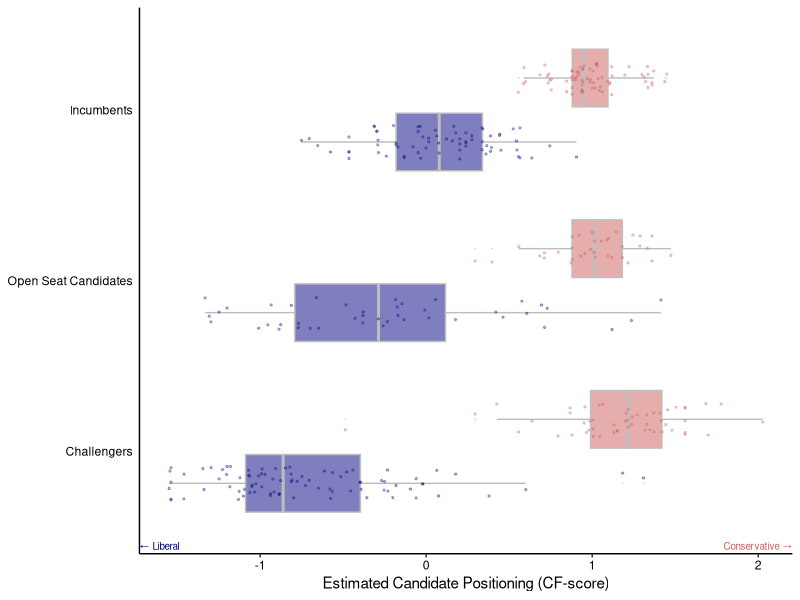
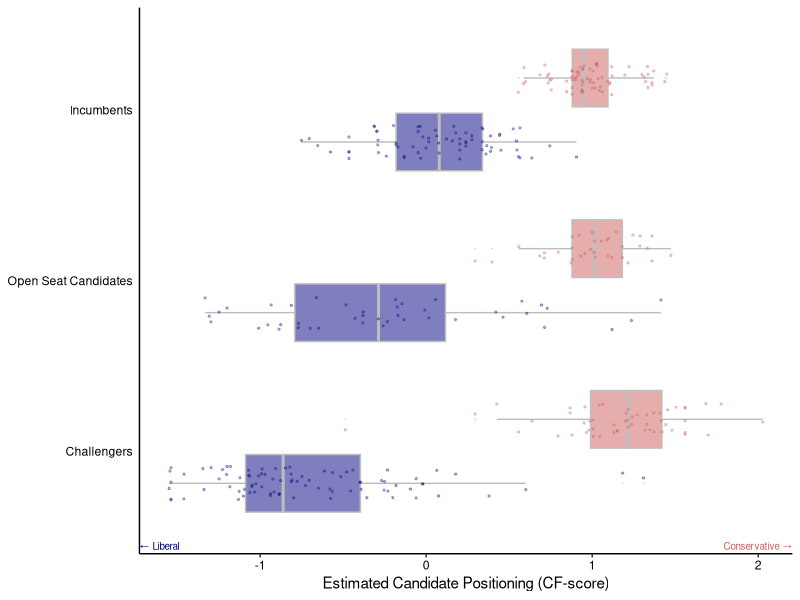

These figures' R source, in order:
suppressPackageStartupMessages({
  library(tidyverse)
  library(glue)
  library(broom)
})

# Data ---
by_contest <- read_csv("data/by-contest_cand-metadata.csv",
  show_col_types = FALSE
)

# candidate level
by_cand <- by_contest |>
  select(jID, office, open, matches("incumbency_(D|R)"), matches("cfscore_(D|R)")) |>
  pivot_longer(
    -c(jID, office, open),
    names_to = c(".value", "party"),
    names_sep = "_"
  ) |>
  mutate(ico_status = case_when(
    open == 0 & (incumbency == 1) ~ "Incumbents",
    open == 0 & (incumbency == 0) ~ "Challengers",
    open == 1 ~ "Open Seat Candidates"
  )) |>
  filter(
    !is.na(ico_status),
    office %in% c("HOU", "SHF", "SEN", "USH", "CCD")
  ) |>
  mutate(ico_status = fct_relevel(
    ico_status,
    "Challengers",
    "Open Seat Candidates"
  ))

# Jitter boxplot ---
set.seed(02138)
gg_dime <- by_cand |>
  filter(!is.na(cfscore)) |>
  ggplot(aes(x = ico_status, y = cfscore, fill = party)) +
  geom_boxplot(alpha = 0.5, outlier.size = 0, color = "gray") +
  geom_jitter(aes(color = party),
    position = position_jitterdodge(
      jitter.width = 0.2,
      jitter.height = 0,
      seed = 02138
    ),
    alpha = 0.3,
    size = 0.5
  ) +
  scale_fill_manual(values = c(D = "navy", R = "indianred")) +
  scale_color_manual(values = c(D = "navy", R = "indianred")) +
  theme_classic() +
  guides(color = "none", fill = "none") +
  labs(x = NULL, y = "Estimated Candidate Positioning (CF-score)") +
  annotate("text",
    label = "← Liberal", color = "navy", size = 2.5,
    x = -Inf, y = -Inf, hjust = 0, vjust = -0.5
  ) +
  annotate("text",
    label = "Conservative →", color = "indianred", size = 2.5,
    x = -Inf, y = Inf, hjust = 1, vjust = -0.5
  ) +
  coord_flip() +
  theme(
    axis.text = element_text(color = "black"),
    axis.ticks.y = element_blank()
  )

suppressWarnings({
  print(gg_dime)
  ggsave("paper/figures/cfscore-by-incumbency.pdf", w = 4.5, h = 2.5)
})
